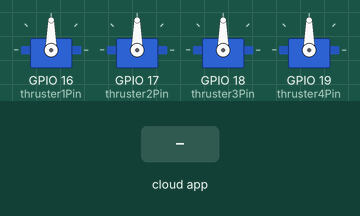
Recording of a sketch running on a simulated ESP32. On the bench: 4 × servo. The inputs (shaded band) are chosen by the test bench. The ROS host is connected and sends only what is stated.

Above: at 1.2 s.
1.3 s: the phone or cloud app sets thruster1 to 90
At 2.5 s:
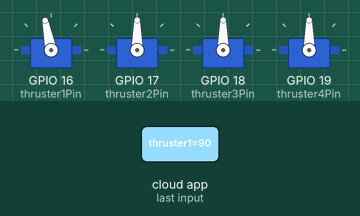
2.8 s: the phone or cloud app sets thruster2 to 90
At 3.7 s:
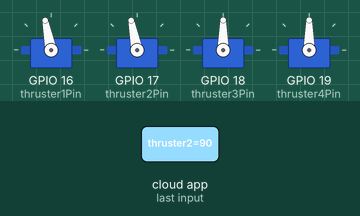
4.3 s: the phone or cloud app sets thruster3 to 90
At 4.8 s:
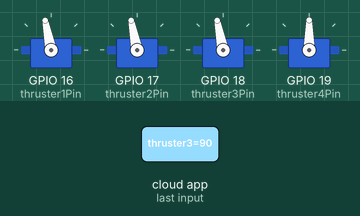
5.8 s: the phone or cloud app sets thruster4 to 90
At 7.0 s:
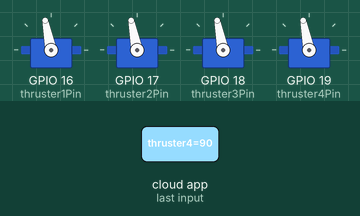
7.3 s: the phone or cloud app sets thruster1 to 0
At 8.5 s:
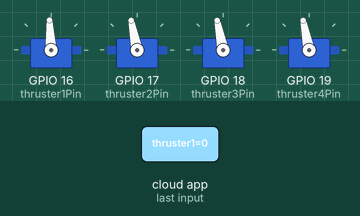
8.8 s: the phone or cloud app sets thruster2 to 0
At 9.5 s:
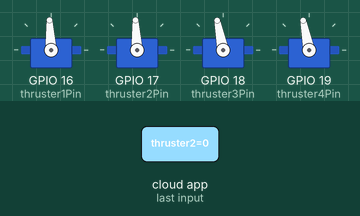
Timing chart, 0 to 11.3 s (numbered marks = the images above; inputs shaded):
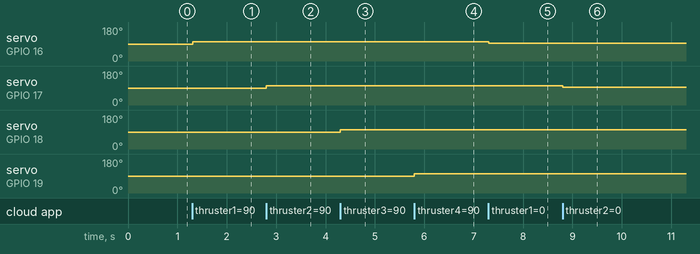

The sketch:

hydra_thrusters_v0.ino
```cpp
#include <ros.h>
#include <std_msgs/Int16.h>
#include <std_msgs/Int16MultiArray.h>
#include <ESP32Servo.h>

const int thruster1Pin = 16;
const int thruster2Pin = 17;
const int thruster3Pin = 18;
const int thruster4Pin = 19;

Servo thruster1Servo;
Servo thruster2Servo;
Servo thruster3Servo;
Servo thruster4Servo;

int16_t feedbackValues[4] = {1500, 1500, 1500, 1500};

std_msgs::Int16MultiArray feedback_msg;
ros::NodeHandle nh;
ros::Publisher feedback_pub("thruster_feedback", &feedback_msg);

int mapToPulseWidth(int input) {
  int pulseWidth = map(input, -400, 400, 1100, 1900);
  return constrain(pulseWidth, 1100, 1900);
}

void publishFeedback() {
  feedback_pub.publish(&feedback_msg);
}

void thruster1Callback(const std_msgs::Int16 &msg) {
  int pulseWidth = mapToPulseWidth(msg.data);
  thruster1Servo.writeMicroseconds(pulseWidth);
  feedbackValues[0] = pulseWidth;
  publishFeedback();
}

void thruster2Callback(const std_msgs::Int16 &msg) {
  int pulseWidth = mapToPulseWidth(msg.data);
  thruster2Servo.writeMicroseconds(pulseWidth);
  feedbackValues[1] = pulseWidth;
  publishFeedback();
}

void thruster3Callback(const std_msgs::Int16 &msg) {
  int pulseWidth = mapToPulseWidth(msg.data);
  thruster3Servo.writeMicroseconds(pulseWidth);
  feedbackValues[2] = pulseWidth;
  publishFeedback();
}

void thruster4Callback(const std_msgs::Int16 &msg) {
  int pulseWidth = mapToPulseWidth(msg.data);
  thruster4Servo.writeMicroseconds(pulseWidth);
  feedbackValues[3] = pulseWidth;
  publishFeedback();
}

ros::Subscriber<std_msgs::Int16> sub_thruster1("thruster1", thruster1Callback);
ros::Subscriber<std_msgs::Int16> sub_thruster2("thruster2", thruster2Callback);
ros::Subscriber<std_msgs::Int16> sub_thruster3("thruster3", thruster3Callback);
ros::Subscriber<std_msgs::Int16> sub_thruster4("thruster4", thruster4Callback);

void setup() {
  nh.initNode();

  thruster1Servo.attach(thruster1Pin);
  thruster2Servo.attach(thruster2Pin);
  thruster3Servo.attach(thruster3Pin);
  thruster4Servo.attach(thruster4Pin);

  feedback_msg.data = feedbackValues;
  feedback_msg.data_length = 4;

  nh.subscribe(sub_thruster1);
  nh.subscribe(sub_thruster2);
  nh.subscribe(sub_thruster3);
  nh.subscribe(sub_thruster4);

  nh.advertise(feedback_pub);
}

void loop() {
  nh.spinOnce();
  delay(10);
}
```

Measured:
- after the input at 1.3 s, servo on GPIO 16 (thruster1Pin): 90° → 101° at once
- after the input at 2.8 s, servo on GPIO 17 (thruster2Pin): 90° → 101° at once
- after the input at 4.3 s, servo on GPIO 18 (thruster3Pin): 90° → 101° at once
- after the input at 5.8 s, servo on GPIO 19 (thruster4Pin): 90° → 101° at once
- after the input at 7.3 s, servo on GPIO 16 (thruster1Pin): 101° → 93° at once
- after the input at 8.8 s, servo on GPIO 17 (thruster2Pin): 101° → 93° at once
